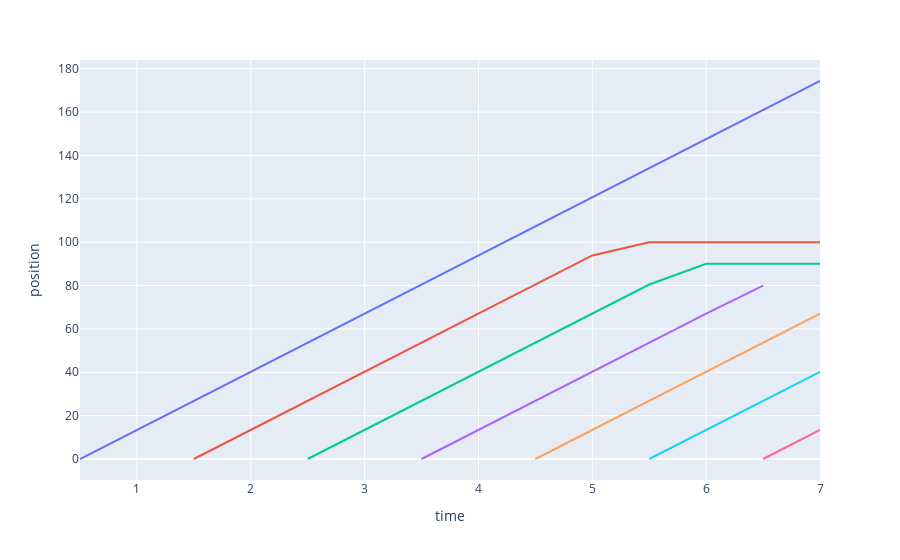

Notebook code for this chart:
### Code cell
display_dt_diagram(cars, lights).show()

### Figure 1 — Plotly figure (JSON) as saved in the notebook; plotly's stock layout.template omitted (floating-point values rounded to 4 significant figures)
{"data": [{"hovertemplate": "id=0<br>time=%{x}<br>position=%{y}<extra></extra>", "legendgroup": "0", "line": {"color": "#636efa", "dash": "solid"}, "marker": {"symbol": "circle"}, "mode": "lines", "name": "0", "orientation": "v", "showlegend": true, "type": "scatter", "x": [0.5, 7], "xaxis": "x", "y": [0, 174.3], "yaxis": "y"}, {"hovertemplate": "id=1<br>time=%{x}<br>position=%{y}<extra></extra>", "legendgroup": "1", "line": {"color": "#EF553B", "dash": "solid"}, "marker": {"symbol": "circle"}, "mode": "lines", "name": "1", "orientation": "v", "showlegend": true, "type": "scatter", "x": [1.5, 5, 5.5, 7], "xaxis": "x", "y": [0, 93.88, 100, 100], "yaxis": "y"}, {"hovertemplate": "id=2<br>time=%{x}<br>position=%{y}<extra></extra>", "legendgroup": "2", "line": {"color": "#00cc96", "dash": "solid"}, "marker": {"symbol": "circle"}, "mode": "lines", "name": "2", "orientation": "v", "showlegend": true, "type": "scatter", "x": [2.5, 5.5, 6, 7], "xaxis": "x", "y": [0, 80.47, 90, 90], "yaxis": "y"}, {"hovertemplate": "id=3<br>time=%{x}<br>position=%{y}<extra></extra>", "legendgroup": "3", "line": {"color": "#ab63fa", "dash": "solid"}, "marker": {"symbol": "circle"}, "mode": "lines", "name": "3", "orientation": "v", "showlegend": true, "type": "scatter", "x": [3.5, 6, 6.5], "xaxis": "x", "y": [0, 67.06, 80], "yaxis": "y"}, {"hovertemplate": "id=4<br>time=%{x}<br>position=%{y}<extra></extra>", "legendgroup": "4", "line": {"color": "#FFA15A", "dash": "solid"}, "marker": {"symbol": "circle"}, "mode": "lines", "name": "4", "orientation": "v", "showlegend": true, "type": "scatter", "x": [4.5, 7], "xaxis": "x", "y": [0, 67.06], "yaxis": "y"}, {"hovertemplate": "id=5<br>time=%{x}<br>position=%{y}<extra></extra>", "legendgroup": "5", "line": {"color": "#19d3f3", "dash": "solid"}, "marker": {"symbol": "circle"}, "mode": "lines", "name": "5", "orientation": "v", "showlegend": true, "type": "scatter", "x": [5.5, 7], "xaxis": "x", "y": [0, 40.23], "yaxis": "y"}, {"hovertemplate": "id=6<br>time=%{x}<br>position=%{y}<extra></extra>", "legendgroup": "6", "line": {"color": "#FF6692", "dash": "solid"}, "marker": {"symbol": "circle"}, "mode": "lines", "name": "6", "orientation": "v", "showlegend": true, "type": "scatter", "x": [6.5, 7], "xaxis": "x", "y": [0, 13.41], "yaxis": "y"}], "layout": {"legend": {"title": {"text": "id"}, "tracegroupgap": 0}, "margin": {"t": 60}, "showlegend": false, "xaxis": {"anchor": "y", "domain": [0, 1], "title": {"text": "time"}}, "yaxis": {"anchor": "x", "domain": [0, 1], "title": {"text": "position"}}}}
